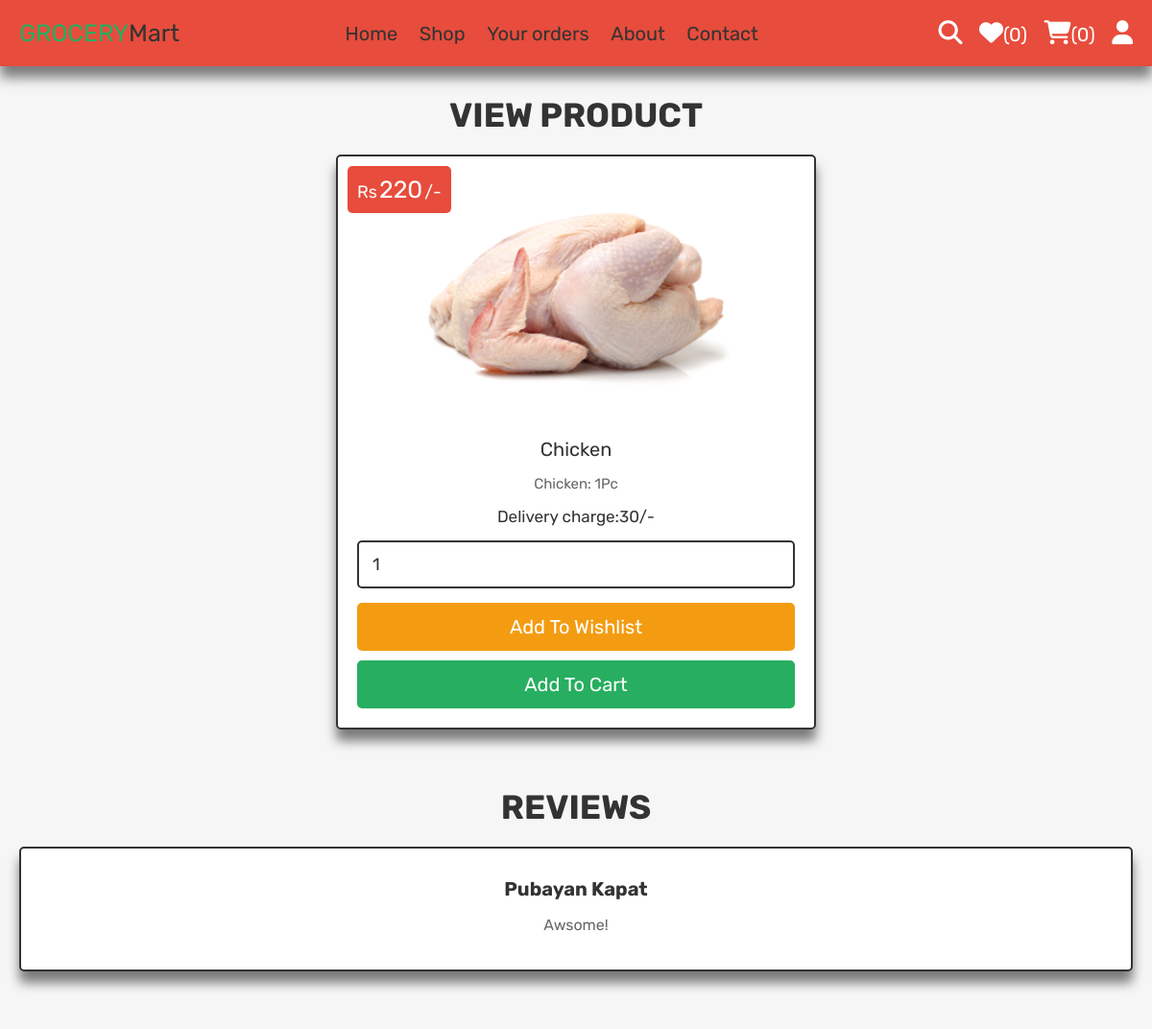
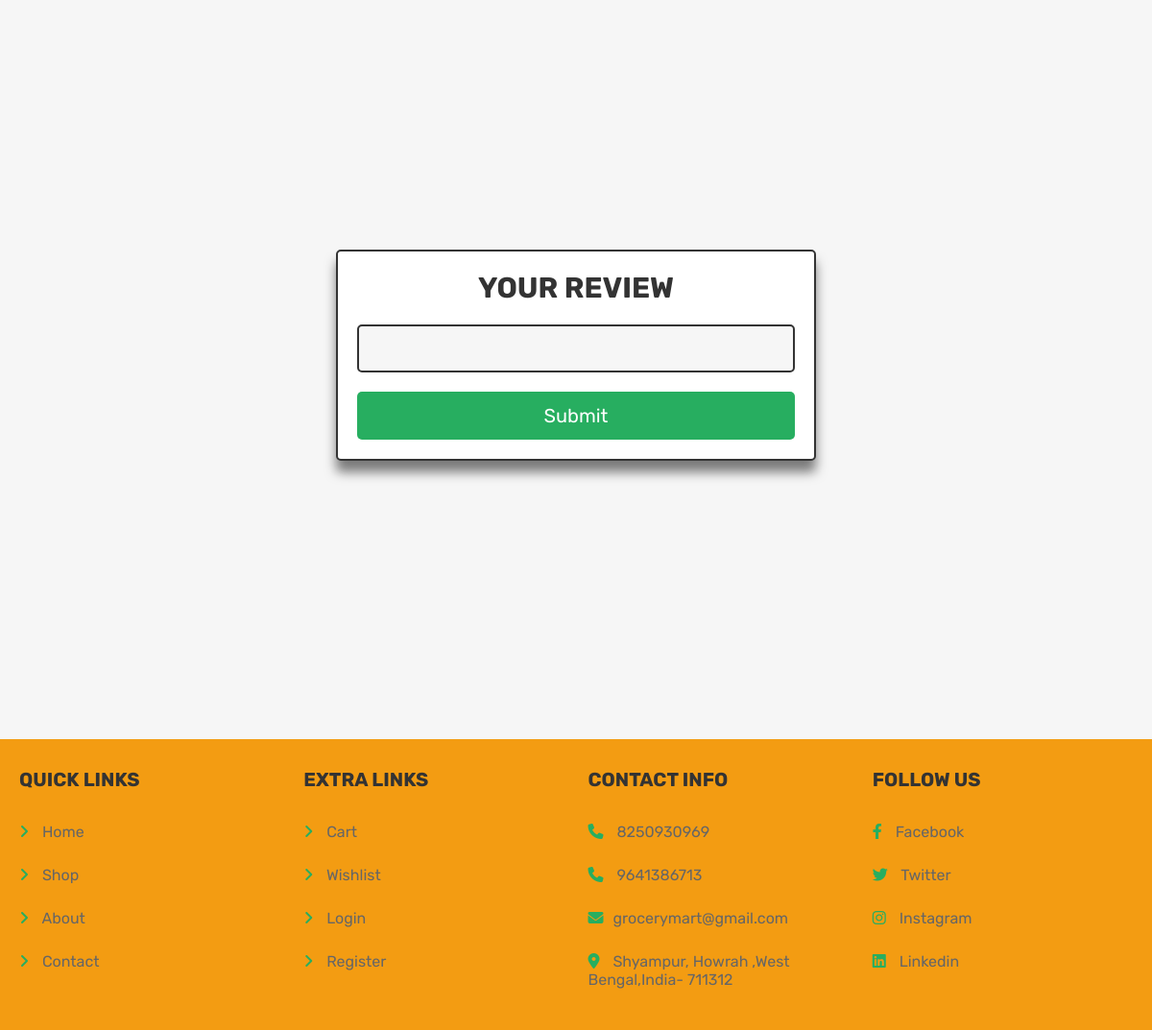
/view_page.php?pid=29 (signed in), run on the app's committed database (2 pictures, top to bottom).
### tables this page shows
CREATE TABLE `products` (
  `id` int(100) NOT NULL,
  `name` varchar(100) NOT NULL,
  `category` varchar(20) NOT NULL,
  `details` varchar(500) NOT NULL,
  `price` int(100) NOT NULL,
  `image` varchar(100) NOT NULL,
  `charge` int(100) NOT NULL
);

CREATE TABLE `product_reviews` (
  `r_id` int(100) NOT NULL,
  `p_id` int(100) NOT NULL,
  `u_id` int(100) NOT NULL,
  `review` varchar(200) NOT NULL
);

CREATE TABLE `users` (
  `id` int(100) NOT NULL,
  `name` varchar(100) NOT NULL,
  `email` varchar(100) NOT NULL,
  `password` varchar(100) NOT NULL,
  `user_type` varchar(20) NOT NULL DEFAULT 'user',
  `image` varchar(100) NOT NULL,
  `ph_no` varchar(12) NOT NULL
);

### view_page.php (the view, shortened to what this page needs)
<?php
@include 'config.php';
?>
<!DOCTYPE html>
<html lang="en">
<head>
   <link rel="stylesheet" href="https://cdnjs.cloudflare.com/ajax/libs/font-awesome/6.1.1/css/all.min.css">
   <link rel="stylesheet" href="css/style.css">
</head>
<body>
<?php include 'header.php'; ?>
<section class="quick-view">
   <h1 class="title">view product</h1>
   <?php
      $pid = $_GET['pid'];
      $select_products = $conn->prepare("SELECT * FROM `products` WHERE id = ?");
      $select_products->execute([$pid]);
      if($select_products->rowCount() > 0){
         while($fetch_products = $select_products->fetch(PDO::FETCH_ASSOC)){
   ?>
   <form action="" class="box" method="POST">
      <div class="price">Rs<span><?= $fetch_products['price']; ?></span>/-</div>
      <img src="uploaded_img/<?= $fetch_products['image']; ?>" alt="">
      <div class="name"><?= $fetch_products['name']; ?></div>
      <div class="details"><?= $fetch_products['details']; ?></div>
      <div class="charge">Delivery charge:<?= $fetch_products['charge']; ?>/-</div>
      <input type="number" min="1" value="1" name="p_qty" class="qty">
      <input type="submit" value="add to wishlist" class="option-btn" name="add_to_wishlist">
      <input type="submit" value="add to cart" class="btn" name="add_to_cart">
   </form>
</section>
<section class="reviews">
   <h1 class="title">Reviews</h1>
   <div class="box-container">
   <?php
         }
         $select_review=$conn->prepare("SELECT * FROM `product_reviews` WHERE p_id= ?");
         $select_review->execute([$pid]);
         if($select_review->rowCount()>0){
            while($fetch_review= $select_review->fetch(PDO::FETCH_ASSOC)){
               $uid=$fetch_review['u_id'];
               $select_name=$conn->prepare("SELECT `name` FROM `users` WHERE id= ?");
               $select_name->execute([$uid]);
               $fetch_name= $select_name->fetch(PDO::FETCH_ASSOC);
   ?>
      <div class="box">
         <h3><?=$fetch_name['name']?></h3>
         <p><?=$fetch_review['review']?></p>
      </div>
   <?php
            }
         }else{
            echo '<p class="empty">no reviews yet!</p>';
         }
   ?>
   </div>
</section>
<section class="form-container ">
   <form action="" method="post">
      <h3>Your review</h3>
      <input type="textarea" name="preview" class="box">
      <input type="submit" value="Submit" name="submit" class="btn">
   </form>
</section>
   <?php
      }else{
         echo '<p class="empty">no products added yet!</p>';
      }
   ?>
   <?php include 'footer.php'; ?>
</body>
</html>

### css/style.css (style rules this page uses)
.quick-view .box { max-width: 50rem; padding:2rem; text-align: center; border:var(--border); background-color: var(--white); box-shadow: var(--box-shadow); border-radius: .5rem; position: relative; margin:0 auto; }
.quick-view .box img { height: 25rem; margin-bottom: 1rem; }
.quick-view .box .price { position: absolute; top:1rem; left:1rem; padding:1rem; border-radius: .5rem; background-color: var(--red); font-size: 1.8rem; color:var(--white); }
.quick-view .box .price span { font-size: 2.5rem; color:var(--white); margin:0 .2rem; }
.quick-view .box .qty { margin:.5rem 0; border-radius: .5rem; padding:1.2rem 1.4rem; font-size: 1.8rem; color:var(--black); border:var(--border); width: 100%; }
.quick-view .box .name { font-size: 2rem; color:var(--black); padding:1rem 0; }
.quick-view .box .details { padding:.5rem 0; font-size: 1.5rem; color:var(--light-color); }
.quick-view .box .charge { font-size: 1.7rem; color:var(--black); padding:1rem 0; }
.reviews .box-container { display: grid; grid-template-columns: repeat(auto-fit, minmax(30rem, 1fr)); gap:1.5rem; justify-content: center; align-items: flex-start; }
.reviews .box-container .box { padding:2rem; text-align: center; border:var(--border); background-color: var(--white); box-shadow: var(--box-shadow); border-radius: .5rem; }
.reviews .box-container .box p { padding:1rem 0; font-size: 1.6rem; color:var(--light-color); line-height: 2; }
.reviews .box-container .box h3 { margin-top: 1rem; color:var(--black); font-size: 2rem; }

### css/components.css (style rules this page uses)
:root { --green:#27ae60; --orange:#f39c12; --red:#e74c3c; --black:#333; --light-color:#666; --white:#fff; --light-bg:#f6f6f6; --border:.2rem solid var(--black); --box-shadow:0 1.2rem 1.2rem rgba(0,0,0,.5); }
* { font-family: 'Rubik', sans-serif; margin:0; padding:0; box-sizing: border-box; outline: none; border:none; text-decoration: none; color:var(--black); }
body { background-color: var(--light-bg); }
html { font-size: 62.5%; overflow-x: hidden; scroll-behavior: smooth; scroll-padding-top: 6.5rem; }
section { padding:3rem 2rem; max-width: 1200px; margin:0 auto; }
.btn, .delete-btn, .option-btn { display: block; width: 100%; margin-top: 1rem; border-radius: .5rem; color:var(--white); font-size: 2rem; padding:1.3rem 3rem; text-transform: capitalize; cursor: pointer; text-align: center; }
.btn { background-color: var(--green); }
.option-btn { background-color: var(--orange); }
.title { text-align: center; margin-bottom: 2rem; text-transform: uppercase; color:var(--black); font-size: 3.5rem; }
.form-container { min-height: 100vh; display: flex; align-items: center; justify-content: center; }
.form-container form { width: 50rem; background-color: var(--white); border-radius: .5rem; box-shadow: var(--box-shadow); border:var(--border); text-align: center; padding:2rem; }
.form-container form h3 { font-size: 3rem; color:var(--black); margin-bottom: 1rem; text-transform: uppercase; }
.form-container form .box { width: 100%; margin:1rem 0; border-radius: .5rem; border:var(--border); padding:1.2rem 1.4rem; font-size: 1.8rem; color:var(--black); background-color: var(--light-bg); }

### data on the page
products: price "220", image (picture), name "Chicken", details "Chicken: 1Pc", charge "30"
product_reviews: u.name "Pubayan Kapat", review "Awsome!"

### other printed values
$count_wishlist_items->rowCount() "0"
$count_cart_items->rowCount() "0"
